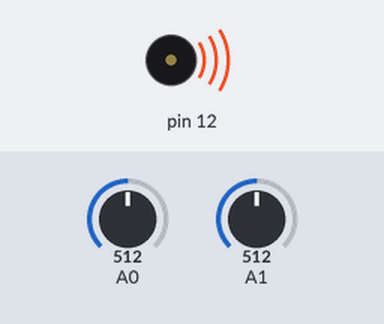
A sketch run on a simulated Arduino Uno, built with avr-gcc and run on an emulated ATmega328P. Shown: buzzer (waves = sounding). The test bench sets the inputs (shaded band); at power-on: A0 = 512, A1 = 512.

Above: at 1.2 s.
1.3 s: A0 set to 716
At 2.0 s:
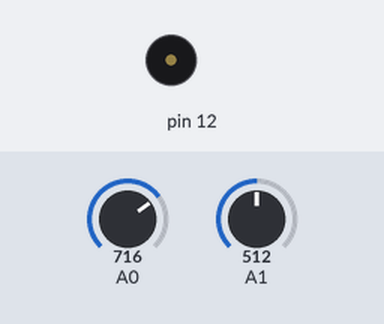
2.8 s: A1 set to 1000
4.3 s: A1 set to 1013
At 5.5 s:
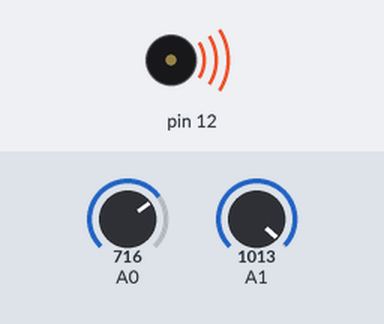
5.8 s: A1 set to 900
At 6.6 s:
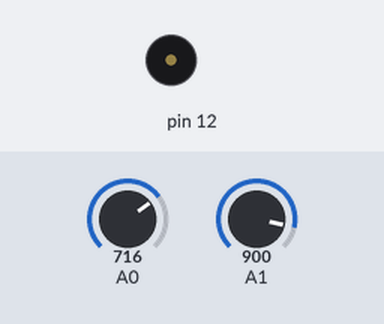
Timing chart, 0 to 8.3 s (numbered marks = the images above; inputs shaded):
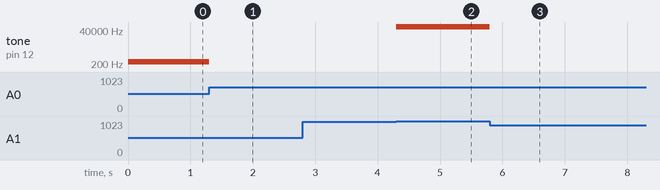

The sketch:

l4_bonus.ino
```cpp
void setup() {
  // put your setup code here, to run once:
  Serial.begin(9600);
  pinMode(12, OUTPUT);
}

int low = 1023;
int high = 0;

void loop() {
  // put your main code here, to run repeatedly:
  int value = analogRead(A0);
  int potential = analogRead(A1);
  if (value <= low) low = value - 1;
  if (value >= high) high = value + 1;
  value = map(value, low, high, 0, 100);
  potential = map(potential, 0, 1023, 0, 100);
  int thr = potential;
  if (value > thr){noTone(12);}
  else {tone(12, 550*value/100);}

}
```

Measured:
- the behaviour switches between 1012 and 1013 on A1 (found by bisection; images 1 and 2)
- after the input at 1.3 s, tone on pin 12: 275 Hz → silent at once
- after the input at 2.8 s, every drawn part: stays the same
- after the input at 4.3 s, tone on pin 12: silent → 65426 Hz at once
- after the input at 5.8 s, tone on pin 12: 65426 Hz → silent at once
